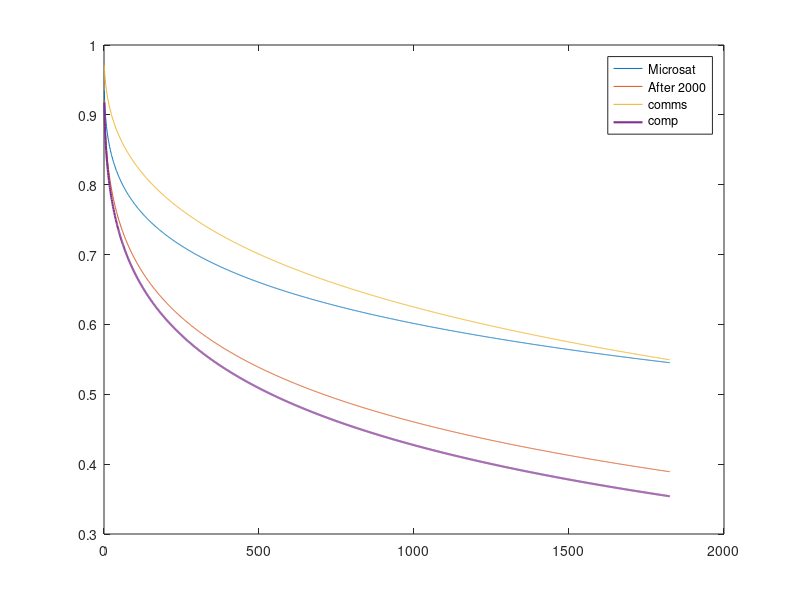
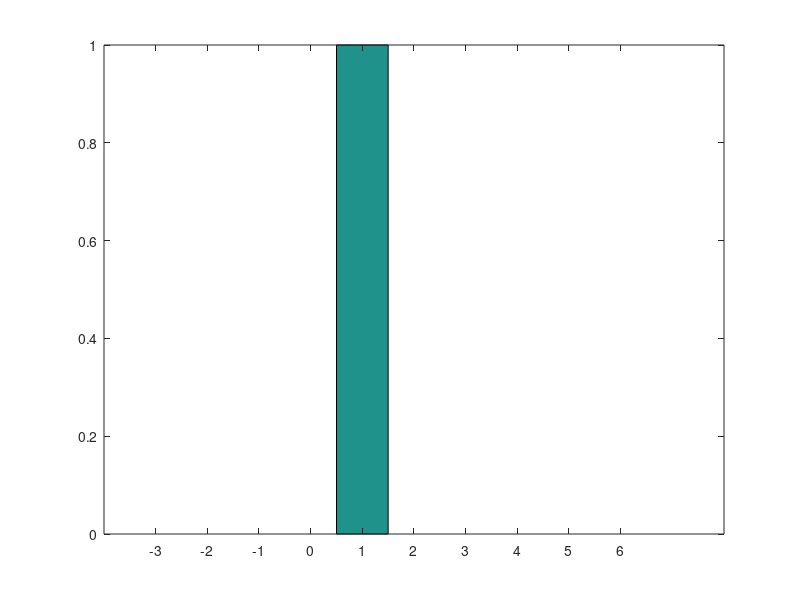

Reproduce these figures in MATLAB, in order. (Note: this script raises an error after producing the figures.)
%% Weibull setup
datamode = 'comms'; %micro, 2000,comms,comp 
lifetime = 5;% years
t = 1:365*lifetime; %Time in days
%Weibull for microsats:
beta =  0.2928; 
eta = 10065; % days
R_micro = exp(-(t/eta).^beta);
%Weibull for small sats after 2000:
beta =  0.3256; 
eta = 2180; % days 
R_2000 = exp(-(t/eta).^beta);
%Weibull for communication missions:
beta =  0.4023; 
eta = 6524; % days
R_comms = exp(-(t/eta).^beta);
%Weibull for commercially produced:
beta =  0.3318; 
eta = 1629; % days
R_comp = exp(-(t/eta).^beta);

if strcmp('micro',datamode)
    %Weibull for microsats:
    beta =  0.2928; 
    eta = 10065; % days
    disp('datamode = micro')
elseif strcmp('2000',datamode)
    %Weibull for small sats after 2000:
    beta =  0.3256; 
    eta = 2180; % days 
    disp('datamode = 2000')
elseif strcmp('comp',datamode)
    %Weibull for communication missions:
    beta =  0.4023; 
    eta = 6524; % days
    disp('datamode = comms')
elseif strcmp('comms',datamode)
    %Weibull for commercially produced:
    beta =  0.3318; 
    eta = 1629; % days
    disp('datamode = comp')
else
    disp('datamode not recognised')
end
R = exp(-(t/eta).^beta); %Set probability distribution with chosen dataset
F = 1-R;
f = beta/eta.*(t/eta).^(beta-1).*exp(-(t/eta).^beta);
h = f./R;
labelloc = 0:365:365*lifetime;

plot(t,R_micro,t,R_2000,t,R_comms,t,R_comp,'LineWidth',1.5);
legend('Microsat','After 2000','comms','comp')
% legend('prob density','prob dist','Reliability')
% plot(t,f,t,F,t,R,'LineWidth',1.5)
% 
% 
% xlim([0 t(end)])
% xticks(labelloc)  
% xticklabels({'0','1','2','3','4','5'})
% xlabel('Time [years]')
% ylabel('Probability [-]')







%% input parameters
n = 6; % orbit planes
p = 6; % sats/orbit

T_resend = 183; %days in 6 months of resend time
T_replace = 10; %one month

launchnew = 0;
n_spare_start = 24;
launch_thresh = 8;
n_restock = 12;
nsamples = t(end);
Tsend = 0;

%Construct satellite IDs
orbits = 100:100:n*100;
sats = 1:1:p;
ID = repmat(orbits,p,1) + repmat(sats',1,n);
[rdim,cdim] = size(ID);

%Initialize
failures = zeros(size(ID));
status = zeros(size(ID));
rows = [];
cols = [];
failure_IDs = [];
stats = [];
broken = [];
sysfail = 0;
maxbroken = [];
count = 0;
histlist = [];
failtime = 0;
brokenID = [];
launchlist = [];
n_cycles = 1;
faillist = [];
sparelist = [];
n_l = 0;
satfail = 0;
for cycles=1:n_cycles
    sysfail = 0;
    count = 0;

    while count < 1&&sysfail==0
        st = [cycles count];
        %disp(st)
        failures = zeros(size(ID));
        status = zeros(size(ID));
        rows = [];
        cols = [];
        failure_IDs = [];
        stats = [];
        broken = [];
        launchnew = 0;
        n_spare = n_spare_start;
        Tsend = 0;
        
        for s=1:nsamples
            prob = 1-h(s);
            sparelist = [sparelist n_spare];
            launchlist = [launchlist n_l];
            faillist = [faillist satfail];
            replaced = [];
            sample = rand(size(ID));%exprnd(0.0950,size(ID)); % get random sample
            if launchnew == 1 %if a launch is being conducted, update launch arrival timer
                Tsend = Tsend + 1;
                if Tsend >= T_resend %if launch arrived, update spares
                    n_spare = n_spare + n_restock;
                    Tsend = 0;
                    launchnew = 0;
                    n_l = n_l + 1;
                    %disp('LAUNCH ARRIVED')
                end
                    
            end
            prob

            if any(any(sample>prob)) % if initial failure occurs
                failmat = ID.*(sample>prob);
                failure_ID = (failmat(failmat~=0));

                [row,col] = find(failmat);

                %Looping through just failed satellites
                for f=1:length(failure_ID)

                    %Check if satellite already failed
                    if any(failure_ID(f)==failure_IDs)
                        %Do nothing, satellite has already failed
                    else %Add failed satellite to stats register
                        satfail = satfail + 1;
                        rows = [rows;row];
                        cols = [cols;col];
                        failure_IDs = [failure_IDs;failure_ID];
                        notice_satfail = ['Sats ' num2str(failure_ID') ' have failed. '];
                        disp(notice_satfail)

                        stats = [rows cols failure_IDs]';
                    end
                end
            end

            %Loop through stats register
            for l=1:size(stats,2)
                e = stats(:,l);
                %Repair progress and spares check
                if n_spare>0
                    if status(e(1),e(2))>=T_replace %sat is replaced
                        n_spare = n_spare - 1; %reduced spare count
                        if n_spare <= launch_thresh %if spares reaches launch lvl
                            launchnew = 1;

                            %disp('INITIATE LAUNCH')
                        end
                        notice_repair = ['Sat ' num2str(e(3)) ' is replaced. ' num2str(n_spare) ' spares left.'];
                        disp(notice_repair)
                        replaced = [replaced l];
                        status(e(1),e(2)) = 0;
                    else
                        status(e(1),e(2)) = status(e(1),e(2)) + 1;
                    end
                end
            end
            %Remove repaired sats from the stat register
            %stats(:,replaced)=[];
            rows(replaced) = [];
            cols(replaced) = [];
            failure_IDs(replaced) = [];
            stats(:,replaced) = [];
            broken = [broken size(stats,2)];

            %Analyse adjacent failure possibilities
            if broken(length(broken))>1 %if more than 2 are not operational simultaneously
                IDdiff = [];
                %generate ID difference list
                for br=1:(length(failure_IDs)-1)
                    for brr=(br+1):(length(failure_IDs))
                        IDdiff = [IDdiff failure_IDs(br)-failure_IDs(brr)];
                    end
                end
                

                for diff=IDdiff
                    if abs(diff)==100||abs(diff)==1||abs(diff)==11||abs(diff)==500
                        notice_sysfail = ['Adjacent sat failure. ' num2str(failure_IDs') ' have failed simultaneously.'];
                        sysfail = 1;
                        failtime = failtime + 1;
                        bID = failure_IDs;
                        
                    end
                end
            end  
            
        end
        if sysfail == 1
            disp(notice_sysfail)
            brokenID = [brokenID bID'];
            
        end
        maxbroken = [maxbroken max(broken)];
        count = count + 1;

    end
    
    histlist = [histlist count*sysfail];
end
notice_end = ['Total non-100% time%: ' num2str(failtime/(365*15)*100*sum(histlist)/n_cycles) '. Area% not covered: ' num2str(failtime/(365*15*n*p)*2*100*sum(histlist)/n_cycles) '. Max sats broken simultaneously: ' num2str(max(maxbroken))];
disp(notice_end)
figure;
hist(histlist)
figure(2);
yyaxis left
plot(1:length(sparelist),sparelist,'LineWidth',1.5)
title('Spares status','FontSize',16)
xlabel('Time [days]','FontSize',12)
ylabel('Spares remaining','FontSize',12)

yyaxis right
plot(1:length(faillist),faillist,'LineWidth',1.5)
ylabel('Total broken satellites','FontSize',12)
xlim([0 length(faillist)])